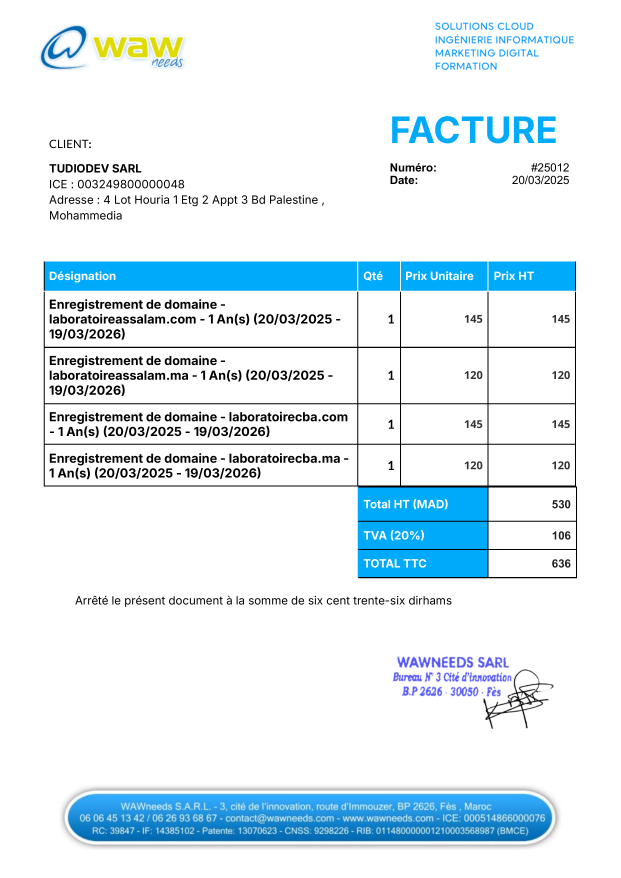
#> input picture Data/images/25012 _ TudioDev - Enregistrement de noms de domaines - 636 TTC (1)_page1.png, 2484 x 3509 px (shown at 1/4 size); the run also reads 1 picture not shown here
$ python batch_image_enhancement.py -i ../Data/images -o out   (older library calls are emulated)
#> lines starting #> are read from the running program, lines starting #| are printed output that depends on the picture
### preprocessing/image_enhancement.py
#!/usr/bin/env python3
"""
Module d'amélioration d'images pour les factures - VERSION OPTIMISÉE
Paramètres ajustés pour préserver la qualité tout en améliorant la lisibilité
"""

import cv2
import numpy as np
from PIL import Image, ImageEnhance, ImageFilter
import os
import logging
from typing import Tuple, Optional, Dict, Any
import matplotlib.pyplot as plt
import glob
import json
from datetime import datetime
import concurrent.futures
from typing import List
import numpy as np


# Configuration du logging
logging.basicConfig(level=logging.INFO)
logger = logging.getLogger(__name__)

class InvoiceImageEnhancer:
    """Classe principale pour l'amélioration des images de factures - Version optimisée"""

    def __init__(self):
        # Paramètres plus conservateurs pour préserver la qualité
        self.enhancement_params = {
            'target_dpi': 300,
            'contrast_factor': 1.1,      # Réduit de 1.2 à 1.1
            'brightness_factor': 1.05,   # Réduit de 1.1 à 1.05
            'sharpness_factor': 1.15,    # Réduit de 1.3 à 1.15
            'noise_reduction': True,
            'auto_rotate': True,
            'normalize_colors': False,   # Désactivé par défaut
            'ocr_optimization': False    # Désactivé par défaut pour préserver la qualité
        }

    def enhance_invoice_image(self, image_path: str, output_path: Optional[str] = None,
                            preserve_quality: bool = True) -> np.ndarray:
        """
        Pipeline d'amélioration d'une image de facture avec préservation de qualité

        Args:
            image_path: Chemin vers l'image source
            output_path: Chemin de sauvegarde (optionnel)
            preserve_quality: Si True, utilise des paramètres conservateurs

        Returns:
            np.ndarray: Image améliorée
        """
#> called with preserve_quality = True
        logger.info(f"Début de l'amélioration de l'image: {image_path}")

        # Chargement de l'image
        image = cv2.imread(image_path)
#> image is the input picture: shape (3509, 2484, 3); mean B, G, R 244.5, 237.5, 224.5
        if image is None:
            raise ValueError(f"Impossible de charger l'image: {image_path}")

        # Analyser la qualité de l'image d'origine
        original_quality = self.analyze_image_quality(image)
        logger.info(f"Qualité originale: {original_quality['quality_score']:.1f}/100")

        # Adapter les paramètres selon la qualité originale
        if preserve_quality and original_quality['quality_score'] > 70:
            logger.info("Image de bonne qualité détectée - traitement conservateur")
            self._set_conservative_params()

        # Pipeline d'amélioration adaptatif
        enhanced_image = self._adaptive_preprocessing_pipeline(image, original_quality)

        # Vérifier si l'amélioration est bénéfique
        enhanced_quality = self.analyze_image_quality(enhanced_image)

        if enhanced_quality['quality_score'] < original_quality['quality_score'] - 5:
            logger.warning("L'amélioration dégrade la qualité - retour à l'original avec légères modifications")
            enhanced_image = self._minimal_enhancement(image)

        # Sauvegarde si chemin spécifié
        if output_path:
            os.makedirs(os.path.dirname(output_path), exist_ok=True)
            cv2.imwrite(output_path, enhanced_image)
            logger.info(f"Image améliorée sauvegardée: {output_path}")

        return enhanced_image

    def _set_conservative_params(self):
        """Paramètres très conservateurs pour images de bonne qualité"""
        self.enhancement_params.update({
            'contrast_factor': 1.05,
            'brightness_factor': 1.02,
            'sharpness_factor': 1.1,
            'normalize_colors': False,
            'ocr_optimization': False
        })

    def _adaptive_preprocessing_pipeline(self, image: np.ndarray, quality_metrics: Dict) -> np.ndarray:
        """Pipeline adaptatif basé sur la qualité de l'image"""

        # 1. Correction d'orientation seulement si nécessaire
        if self.enhancement_params['auto_rotate'] and quality_metrics['sharpness'] < 500:
            try:
                image = self._gentle_auto_rotate(image)
            except Exception as e:
                logger.warning(f"Rotation échouée: {str(e)}")

        # 2. Normalisation douce de la taille
        image = self._normalize_image_size(image)

        # 3. Amélioration adaptative du contraste
        if quality_metrics['contrast'] < 40:
            image = self._adaptive_contrast_enhancement(image, quality_metrics)

        # 4. Réduction de bruit douce uniquement si nécessaire
        if quality_metrics['noise_estimate'] > 8:
            image = self._gentle_noise_reduction(image)

        # 5. Amélioration de netteté douce
        if quality_metrics['sharpness'] < 800:
            image = self._gentle_sharpening(image)

        # 6. Normalisation des couleurs seulement si problématique
        if self.enhancement_params['normalize_colors'] and quality_metrics['brightness'] < 100 or quality_metrics['brightness'] > 200:
            image = self._gentle_color_normalization(image)

        return image

    def _minimal_enhancement(self, image: np.ndarray) -> np.ndarray:
        """Amélioration minimale pour préserver la qualité"""
        logger.info("Application d'une amélioration minimale...")

        # Conversion en PIL pour des ajustements très doux
        pil_image = Image.fromarray(cv2.cvtColor(image, cv2.COLOR_BGR2RGB))

        # Légère amélioration du contraste
        contrast_enhancer = ImageEnhance.Contrast(pil_image)
        pil_image = contrast_enhancer.enhance(1.03)

        # Légère amélioration de la netteté
        sharpness_enhancer = ImageEnhance.Sharpness(pil_image)
        pil_image = sharpness_enhancer.enhance(1.05)

        # Reconversion
        return cv2.cvtColor(np.array(pil_image), cv2.COLOR_RGB2BGR)

    # [67 lines left out: functions _gentle_auto_rotate, _adaptive_contrast_enhancement, not called in this run]

    def _gentle_noise_reduction(self, image: np.ndarray) -> np.ndarray:
        """Réduction douce du bruit qui préserve les détails"""
        try:
            # Filtre bilateral plus doux
            denoised = cv2.bilateralFilter(image, 5, 30, 30)  # Paramètres réduits

            # Mélange avec l'original pour préserver les détails
            result = cv2.addWeighted(image, 0.7, denoised, 0.3, 0)

            logger.info("Réduction douce du bruit appliquée")
            return result

        except Exception as e:
            logger.error(f"Erreur réduction bruit: {str(e)}")
            return image

    # [19 lines left out: function _gentle_sharpening, not called in this run]

    def _gentle_color_normalization(self, image: np.ndarray) -> np.ndarray:
        """Normalisation douce des couleurs"""
        try:
            # Conversion LAB
            lab = cv2.cvtColor(image, cv2.COLOR_BGR2LAB)
            l_channel, a_channel, b_channel = cv2.split(lab)

            # CLAHE très doux
            clahe = cv2.createCLAHE(clipLimit=1.5, tileGridSize=(8, 8))
            l_channel = clahe.apply(l_channel)

            # Reconstruction
            lab = cv2.merge([l_channel, a_channel, b_channel])
            normalized = cv2.cvtColor(lab, cv2.COLOR_LAB2BGR)

            # Mélange avec l'original
            result = cv2.addWeighted(image, 0.8, normalized, 0.2, 0)

            logger.info("Normalisation douce des couleurs appliquée")
            return result

        except Exception as e:
            logger.error(f"Erreur normalisation couleurs: {str(e)}")
            return image

    def _normalize_image_size(self, image: np.ndarray, target_width: int = 1200) -> np.ndarray:
        """Normalisation douce de la taille"""
        height, width = image.shape[:2]

        if width != target_width and abs(width - target_width) > 100:  # Seuil plus élevé
            ratio = target_width / width
            new_height = int(height * ratio)

            # Utiliser INTER_LANCZOS4 pour une meilleure qualité
            image = cv2.resize(image, (target_width, new_height), interpolation=cv2.INTER_LANCZOS4)
            logger.info(f"Redimensionnement doux: {width}x{height} → {target_width}x{new_height}")

        return image

    def analyze_image_quality(self, image: np.ndarray) -> Dict[str, Any]:
        """Analyse améliorée de la qualité d'image"""

        try:
            gray = cv2.cvtColor(image, cv2.COLOR_BGR2GRAY)
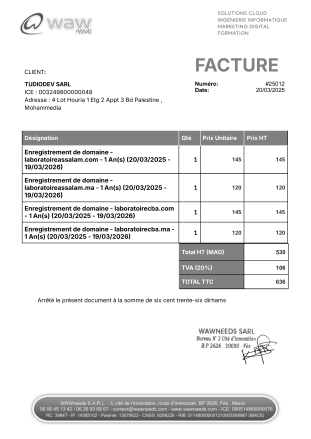
#> gray: shape (3509, 2484) (shown at 1/8 size); min 0, max 255, mean 234.4

            # Netteté avec Laplacian
            sharpness = cv2.Laplacian(gray, cv2.CV_64F).var()
#> sharpness = 1151.4

            # Contraste
            contrast = gray.std()
#> contrast = 55.13

            # Luminosité
            brightness = gray.mean()
#> brightness = 234.4

            # Estimation du bruit
            noise_estimate = np.mean(np.abs(cv2.Laplacian(gray, cv2.CV_64F)))
#> noise_estimate = 5.98

            # Analyse de l'histogramme
            hist = cv2.calcHist([gray], [0], None, [256], [0, 256])
#> hist = 256 values, max 7270406 at index 255, min 132 at index 46, mean 34048.3
            hist_std = np.std(hist)
#> hist_std = 454162.2

            # Score de qualité amélioré
            quality_score = self._calculate_improved_quality_score(
                sharpness, contrast, brightness, noise_estimate, hist_std
            )

            return {
                'sharpness': float(sharpness),
                'contrast': float(contrast),
                'brightness': float(brightness),
                'noise_estimate': float(noise_estimate),
                'histogram_std': float(hist_std),
                'resolution': f"{image.shape[1]}x{image.shape[0]}",
                'quality_score': quality_score
            }

        except Exception as e:
            logger.error(f"Erreur analyse qualité: {str(e)}")
            return {
                'sharpness': 0.0, 'contrast': 0.0, 'brightness': 0.0,
                'noise_estimate': 0.0, 'histogram_std': 0.0,
                'resolution': f"{image.shape[1]}x{image.shape[0]}",
                'quality_score': 0.0
            }

    def _calculate_improved_quality_score(self, sharpness: float, contrast: float,
                                        brightness: float, noise: float, hist_std: float) -> float:
        """Calcul amélioré du score de qualité"""
#> called with sharpness = 1151.4, contrast = 55.13, brightness = 234.4, noise = 5.98, hist_std = 454162.2

        # Score de netteté (0-30 points)
        sharpness_score = min(sharpness / 1000, 1.0) * 30
#> sharpness_score = 30

        # Score de contraste (0-25 points)
        contrast_score = min(contrast / 80, 1.0) * 25
#> contrast_score = 17.23

        # Score de luminosité (0-20 points) - optimal autour de 128
        brightness_score = (1 - abs(brightness - 128) / 128) * 20
#> brightness_score = 3.37

        # Pénalité bruit (0-15 points)
        noise_penalty = max(0, 15 - noise / 8)
#> noise_penalty = 14.25

        # Score distribution couleurs (0-10 points)
        hist_score = min(hist_std / 50000, 1.0) * 10
#> hist_score = 10

        total_score = sharpness_score + contrast_score + brightness_score + noise_penalty + hist_score
#> total_score = 74.85

        return min(total_score, 100.0)

    # [111 lines left out: functions compare_before_after, _save_comparison_chart, not called in this run]

    def enhance_batch_images(self, input_dir: str, output_dir: str,
                        file_extensions: List[str] = None,
                        preserve_quality: bool = True,
                        parallel_processing: bool = True,
                        max_workers: int = 4) -> Dict[str, Any]:
        """
        Traite un ensemble d'images en lot

        Args:
            input_dir: Dossier contenant les images source
            output_dir: Dossier de sortie pour les images améliorées
            file_extensions: Extensions autorisées (par défaut: ['.png', '.jpg', '.jpeg'])
            preserve_quality: Utiliser le mode conservateur
            parallel_processing: Traitement parallèle
            max_workers: Nombre de workers pour le parallélisme

        Returns:
            Dict: Résultats du traitement batch
        """

        if file_extensions is None:
            file_extensions = ['.png', '.jpg', '.jpeg', '.tiff', '.bmp']

        # Créer le dossier de sortie
        os.makedirs(output_dir, exist_ok=True)

        # Trouver toutes les images
        image_files = []
        for ext in file_extensions:
            pattern = os.path.join(input_dir, f"*{ext}")
            image_files.extend(glob.glob(pattern))
            pattern_upper = os.path.join(input_dir, f"*{ext.upper()}")
            image_files.extend(glob.glob(pattern_upper))

        if not image_files:
            logger.warning(f"Aucune image trouvée dans {input_dir}")
            return {'total': 0, 'successful': 0, 'failed': 0, 'results': []}

        logger.info(f"🖼️  {len(image_files)} images trouvées pour traitement")

        # Statistiques
        batch_stats = {
            'total': len(image_files),
            'successful': 0,
            'failed': 0,
            'failed_files': [],
            'results': [],
            'start_time': datetime.now()
        }

        if parallel_processing and len(image_files) > 1:
            # Traitement parallèle
            batch_stats = self._process_images_parallel(
                image_files, output_dir, preserve_quality, max_workers, batch_stats
            )
        else:
            # Traitement séquentiel
            batch_stats = self._process_images_sequential(
                image_files, output_dir, preserve_quality, batch_stats
            )

        batch_stats['end_time'] = datetime.now()
        batch_stats['duration'] = (batch_stats['end_time'] - batch_stats['start_time']).total_seconds()

        # Génération du rapport
        self._generate_batch_report(batch_stats, input_dir, output_dir)

        return batch_stats

    def _process_images_parallel(self, image_files: List[str], output_dir: str,
                            preserve_quality: bool, max_workers: int,
                            batch_stats: Dict) -> Dict:
        """Traitement parallèle des images"""

        import concurrent.futures
        from datetime import datetime

        logger.info(f"🚀 Traitement parallèle avec {max_workers} workers")

        with concurrent.futures.ThreadPoolExecutor(max_workers=max_workers) as executor:
            # Soumettre toutes les tâches
            future_to_file = {
                executor.submit(self._process_single_image_safe, img_file, output_dir, preserve_quality): img_file
                for img_file in image_files
            }

            # Collecter les résultats
            for future in concurrent.futures.as_completed(future_to_file):
                img_file = future_to_file[future]
                try:
                    result = future.result()
                    if result['success']:
                        batch_stats['successful'] += 1
                        logger.info(f"✅ Traité: {os.path.basename(img_file)}")
                    else:
                        batch_stats['failed'] += 1
                        batch_stats['failed_files'].append(img_file)
                        logger.error(f"❌ Échec: {os.path.basename(img_file)}")

                    batch_stats['results'].append(result)

                except Exception as e:
                    batch_stats['failed'] += 1
                    batch_stats['failed_files'].append(img_file)
                    logger.error(f"❌ Erreur {os.path.basename(img_file)}: {str(e)}")

        return batch_stats

    # [22 lines left out: function _process_images_sequential, not called in this run]

    def _process_single_image_safe(self, img_file: str, output_dir: str,
                                preserve_quality: bool) -> Dict[str, Any]:
        """Traite une seule image avec gestion d'erreurs"""

        try:
            # Générer le chemin de sortie
            base_name = os.path.splitext(os.path.basename(img_file))[0]
            output_path = os.path.join(output_dir, f"enhanced_{base_name}.png")

            # Amélioration de l'image
            enhanced = self.enhance_invoice_image(img_file, output_path, preserve_quality)
#> in enhance_invoice_image, `original_quality = self.analyze_image_quality(image)`: original_quality = {'sharpness': 1151.4, 'contrast': 55.13, 'brightness': 234.4, 'noise_estimate': 5.98, 'histogram_std': 454162.2, 'resolution': '2484x3509', 'quality_score': 74.85}
#> in _normalize_image_size, `image = cv2.resize(image, (target_width, new_height), interpolation=cv..`:
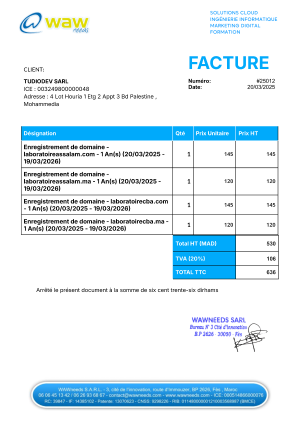
#> image: shape (1695, 1200, 3) (shown at 1/4 size); mean of channels 0, 1, 2 244.5, 237.5, 224.4; drawn as B, G, R
#> in _gentle_color_normalization, `l_channel, a_channel, b_channel = cv2.split(lab)`:
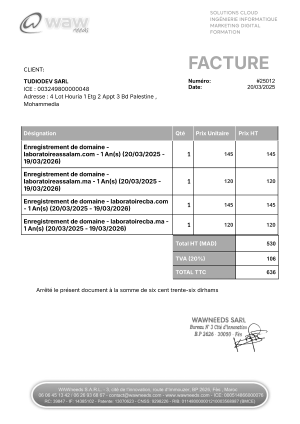
#> l_channel: shape (1695, 1200) (shown at 1/4 size); min 0, max 255, mean 237.7
#> in _gentle_color_normalization, `l_channel, a_channel, b_channel = cv2.split(lab)`:
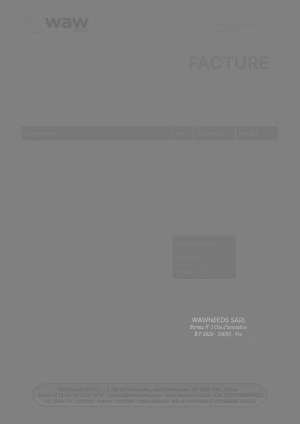
#> a_channel: shape (1695, 1200) (shown at 1/4 size); min 101, max 177, mean 127.4
#> in _gentle_color_normalization, `l_channel, a_channel, b_channel = cv2.split(lab)`:
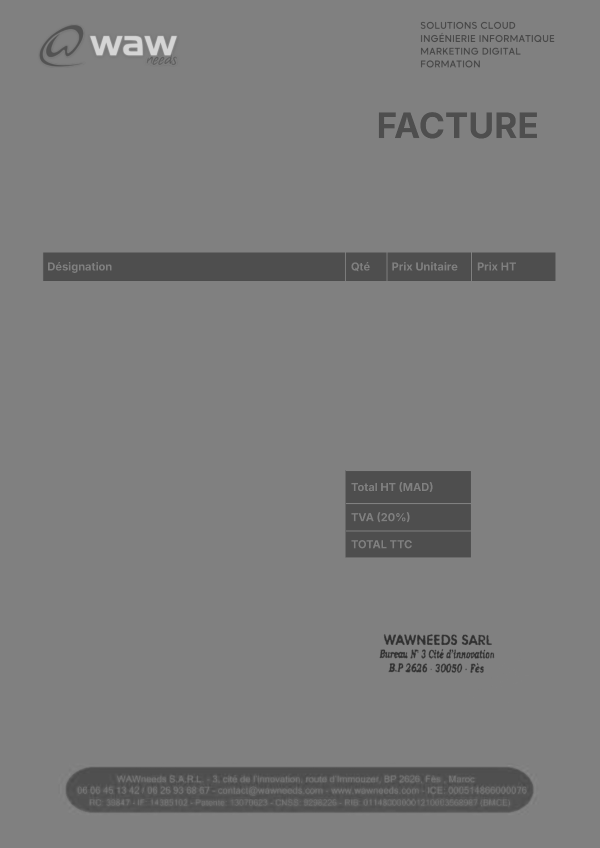
#> b_channel: shape (1695, 1200) (shown at 1/2 size); min 46, max 213, mean 123.6
#> (the rest of the program and of its run is left out)
